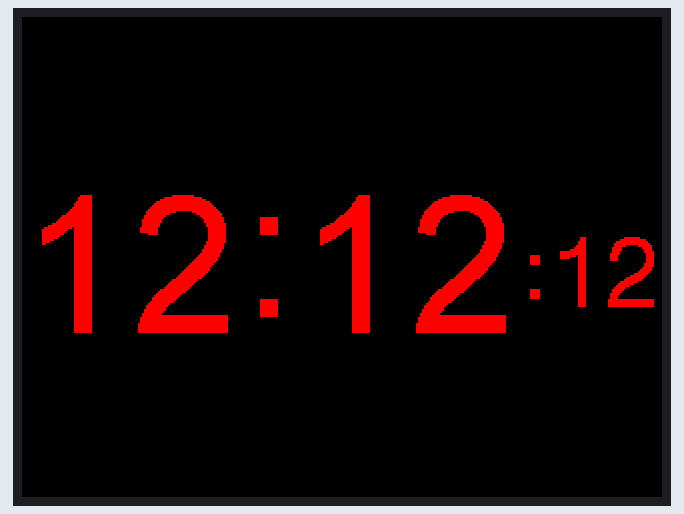
This sketch was run on a simulated ESP32. On the bench: 320×240 colour display. Uploads are accepted with an empty reply; what the sketch prints to the serial monitor is not drawn.

Above: at 2.3 s.

The sketch:

sketch_feb29a.ino
```cpp
/****************************************************
*	Made by: Joseph Conrow, Cade Tillema, Andrew Zellner, Louis Marrun
*	for senior capstone project
****************************************************/

#include <Alarm_Req.h>  //Joseph custom library
#include <Display.h>    //Louis modified TFT_eSPI library
#include <DS3231.h>     //RTC library
// DS3231_UnixTime
// Copyright (C)2015 Rinky-Dink Electronics, Henning Karlsen. All right reserved
// web: http://www.RinkyDinkElectronics.com/
//
// A quick demo of how to use my DS3231-library to
// convert date and time to UnixTime
//
// To use the hardware I2C (TWI) interface of the Arduino you must connect
// the pins as follows:
//
// Arduino Uno/2009:
// ----------------------
// DS3231:  SDA pin   -> Arduino Analog 4 or the dedicated SDA pin
//          SCL pin   -> Arduino Analog 5 or the dedicated SCL pin
//
// Arduino Leonardo:
// ----------------------
// DS3231:  SDA pin   -> Arduino Digital 2 or the dedicated SDA pin
//          SCL pin   -> Arduino Digital 3 or the dedicated SCL pin
//
// Arduino Mega:
// ----------------------
// DS3231:  SDA pin   -> Arduino Digital 20 (SDA) or the dedicated SDA pin
//          SCL pin   -> Arduino Digital 21 (SCL) or the dedicated SCL pin
//
// Arduino Due:
// ----------------------
// DS3231:  SDA pin   -> Arduino Digital 20 (SDA) or the dedicated SDA1 (Digital 70) pin
//          SCL pin   -> Arduino Digital 21 (SCL) or the dedicated SCL1 (Digital 71) pin
//
// The internal pull-up resistors will be activated when using the
// hardware I2C interfaces.
//
// You can connect the DS3231 to any available pin but if you use any
// other than what is described above the library will fall back to
// a software-based, TWI-like protocol which will require exclusive access
// to the pins used, and you will also have to use appropriate, external
// pull-up resistors on the data and clock signals.
//

const String WIFI_SSID = "EndyasCurfew";          //USER ENTERED
const String WIFI_PASSWORD = "fivethirty";        //USER ENTERED
const String CLOCK_ID = "48";                     //USER ENTERED


const String HOST_NAME = "54.190.183.82";
const String PATH_NAME   = "/alarm_app/requests";
const int BAUD_RATE = 9600;

ServerClass server(CLOCK_ID, WIFI_SSID, WIFI_PASSWORD, HOST_NAME, PATH_NAME, BAUD_RATE);

// Init the DS3231 using the hardware interface
DS3231  rtc(SDA, SCL);

Time t;

void setup() {
  server.init();
  initialize_screen();

}

void loop() {
  update_screen(12, 12, 12);
  String clockid = server.getID();
  Serial.printf("GetID: %s\n",clockid);

  String Temp = server.req_clock_time();
  Serial.printf("Time: %s\n",Temp);

  int test = server.req_alarm_cnt();
  Serial.printf("(ID:%s) AlarmCnt: %d\n",CLOCK_ID, test);

  for (int i = 1; i <= test; i++){
    String foo = server.req_alarm_time(i);
    int bar = server.req_alarm_toggle(i);
    Serial.printf("(ID:%s) AlarmTime: %s Toggle: %d\n",CLOCK_ID, foo, bar);
  }
  sleep(5);
}
```
